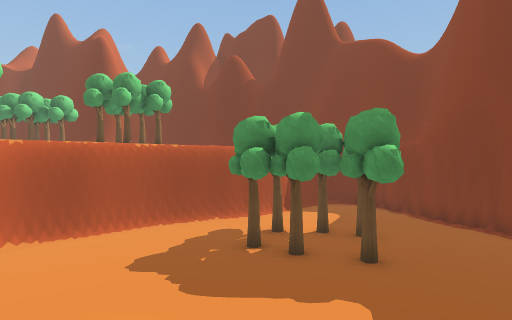
View 1 (above)

24 first-person views from a walk through a Unity game level. The camera is 1.5 m above the floor, looks level and sees 80° across. The floor is counted in squares, 2 m on a side. Each view is taken from the middle of a square. On the plan, view 1 faces up. The plan holds only what a view shows up to about 10 squares ahead; the rest is blank. The place goes on beyond the plan.

View 2
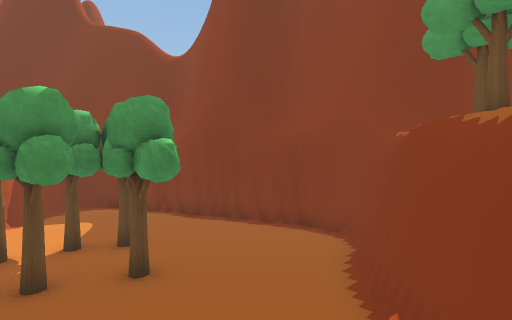

View 3
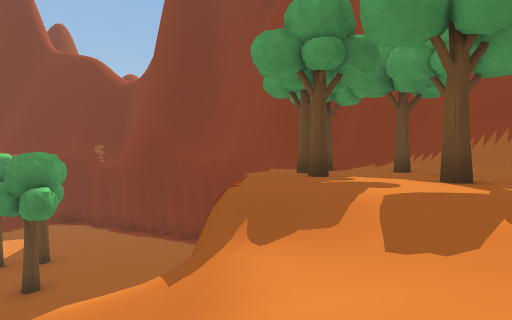

View 4
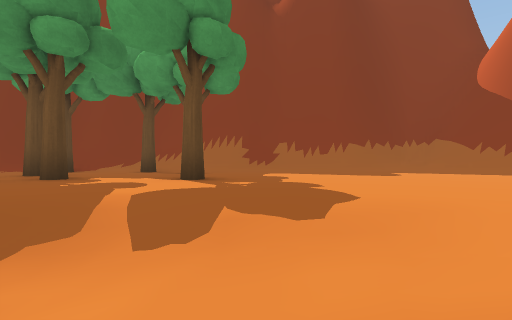

View 5
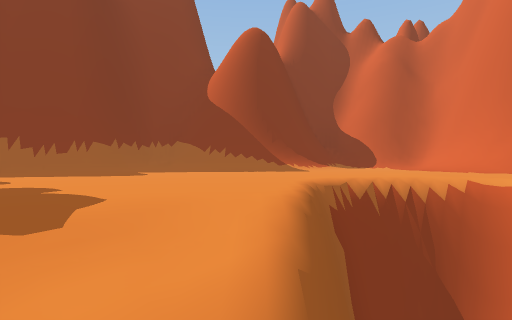

View 6
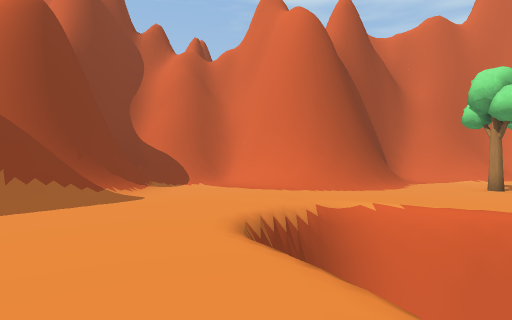

View 7
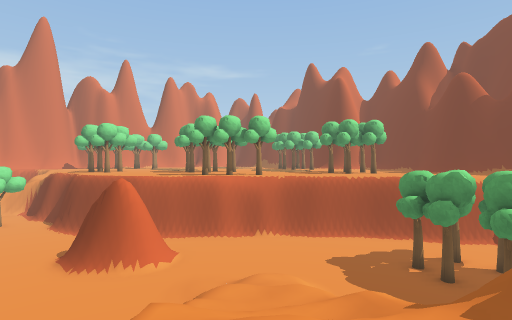

View 8
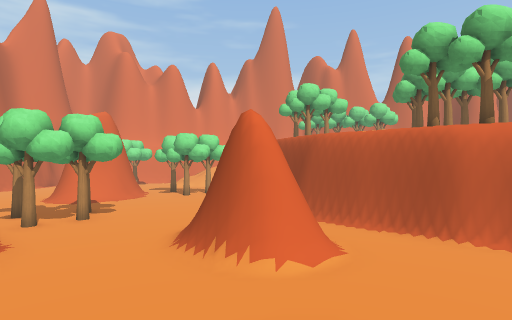

View 9
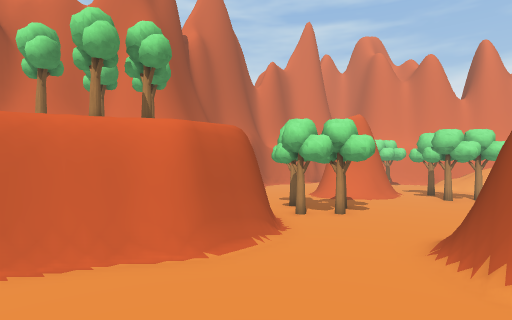

View 10
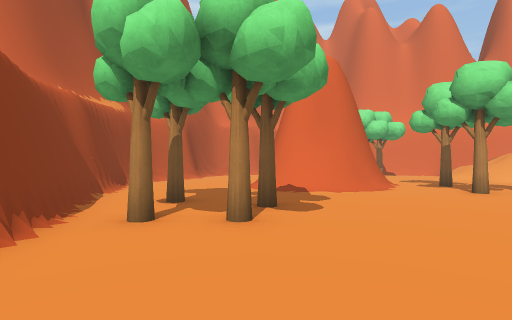

View 11
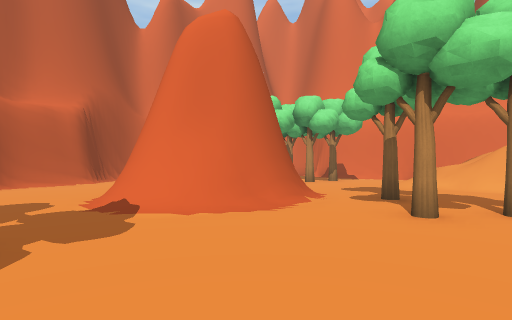

View 12
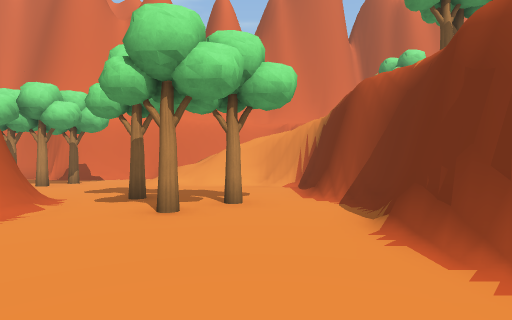

View 13
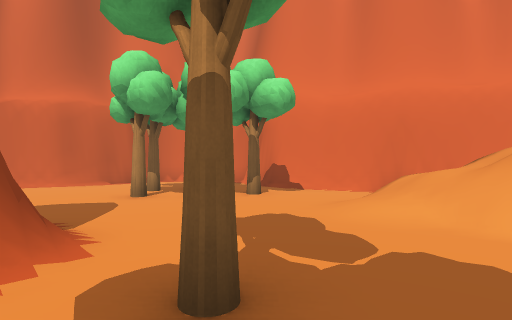

View 14
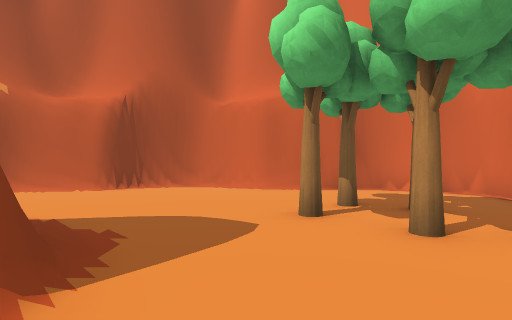

View 15
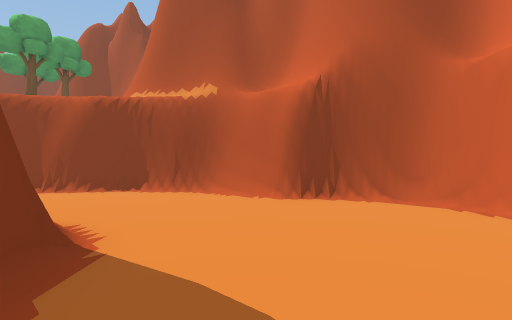

View 16
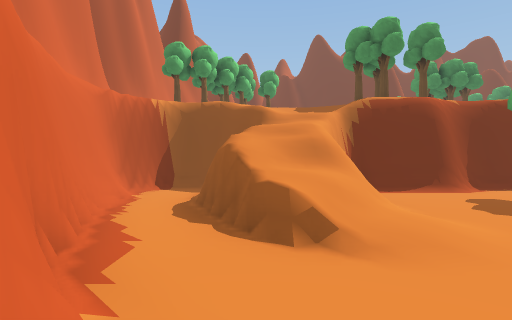

View 17
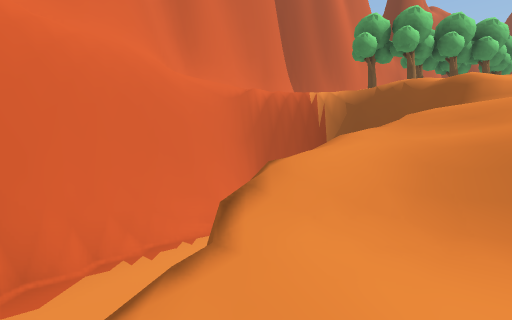

View 18
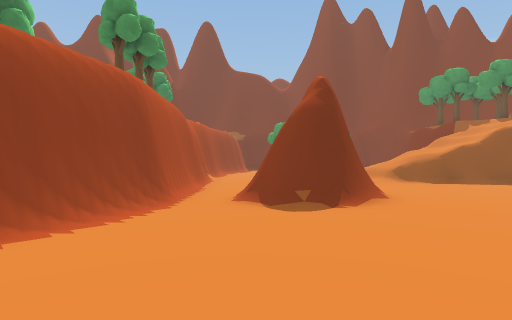

View 19
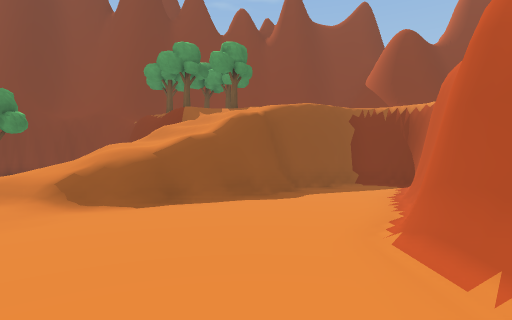

View 20
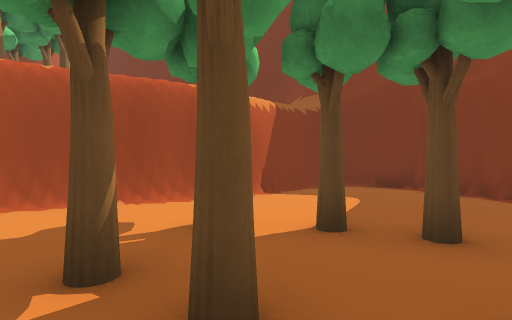

View 21
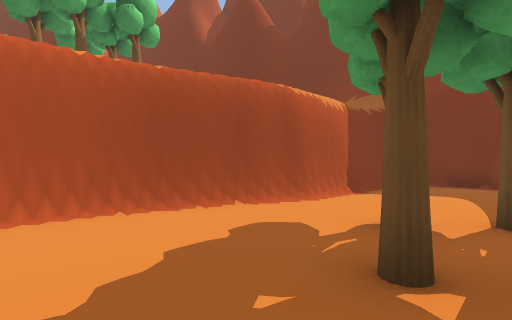

View 22
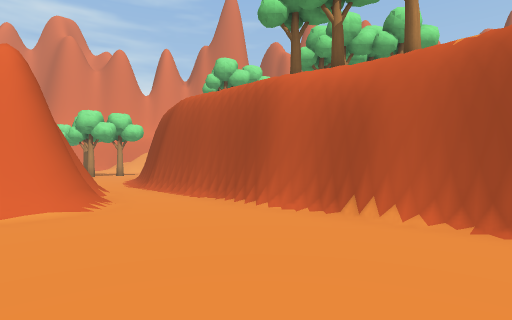

View 23
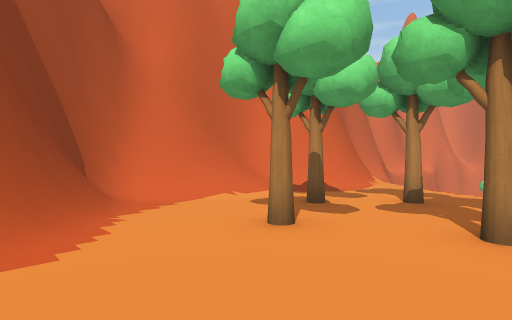

View 24
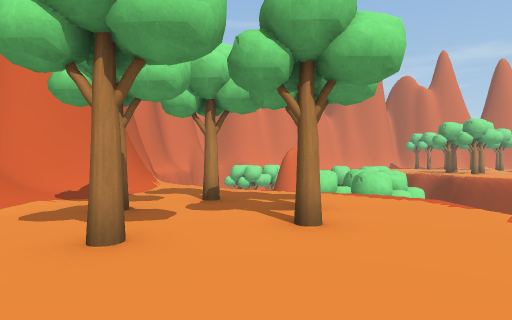

### Floor plan
Key: @ floor where view 1 was taken; # wall or solid block; . main floor; : floor 5 m higher than the main floor; / step, stairs or slope; = window, fence, low wall or low ledge; v drop or lower ground; O other object.
Columns run from 27 left of view 1 to 10 right of it. Each row starts with its distance up from view 1.
 15                              :/##
 14                             :####
 13                            :##..##
 12                      OO   :##....#
 11                         :###.....#
 10                        /##.......##
  9                       /#/.........#
  8     O              O:##/....OOO...#
  7    OO             O:/#.....O......##
  6    O             O:/#/......OO.....#
  5                   /##..............#
  4 #        O       :#/.............####
  3 #     // O      :##.....///   .##v:/#
  2 # :v/////:::: /###..##..///=  ## O:O#
  1 # ###///#######/..####..////  #/O:::#
  0 #:v.v//#..........###....=#@///::::O#
 -1 #:#. ///...O..............#////:O:O/#
 -2 ###.///#....O.............##///::::/#
 -3  ##/.///..O................##/:::::/#
 -4   ##.=//........OO..####/...##:::::/#
 -5    #.......###/...O.#:::v##..#v::::/##
 -6    ##......####..O.##:::::/ /#v:::///#
 -7     #.OO....###....#::OO::::##::://###
 -8     #...O.........#v:::::::::::::/##
 -9     #..O.........##::O::O::::::::/#
-10     #...........##::::O::::////::/#
-11     #...........####/:::::/####://
-12     #####....#########////##  ####
-13         #######      ######

Where each view was taken, in squares from view 1:
view 1: 0 up, 0 right, facing up
view 2: 1 up, 0 right, facing up-right
view 3: 2 down, 1 right, facing up-right
view 4: 2 down, 1 right, facing right
view 5: 2 down, 1 right, facing down-right
view 6: 2 down, 3 right, facing down
view 7: 3 down, 3 right, facing up-left
view 8: 1 up, 1 left, facing left
view 9: 1 up, 1 left, facing down-left
view 10: 1 down, 7 left, facing down-left
view 11: 1 down, 11 left, facing down-left
view 12: 1 down, 11 left, facing left
view 13: 2 down, 16 left, facing down-left
view 14: 4 down, 18 left, facing down
view 15: 7 down, 18 left, facing down-right
view 16: 7 down, 22 left, facing up
view 17: 4 down, 21 left, facing up-left
view 18: 3 down, 13 left, facing up-right
view 19: 2 down, 7 left, facing right
view 20: 5 up, 1 right, facing up
view 21: 5 up, 1 left, facing up
view 22: 5 up, 2 left, facing left
view 23: 7 down, 0 right, facing down-left
view 24: 8 down, 0 right, facing left
